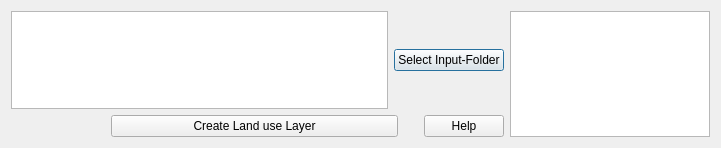
<?xml version="1.0" encoding="UTF-8"?>
<ui version="4.0">
 <class>Dialog</class>
 <widget class="QDialog" name="Dialog">
  <property name="geometry">
   <rect>
    <x>0</x>
    <y>0</y>
    <width>721</width>
    <height>148</height>
   </rect>
  </property>
  <property name="windowTitle">
   <string>Dialog</string>
  </property>
  <layout class="QHBoxLayout" name="horizontalLayout_2">
   <item>
    <layout class="QVBoxLayout" name="verticalLayout">
     <item>
      <layout class="QHBoxLayout" name="horizontalLayout">
       <item>
        <widget class="QTextEdit" name="outputPath"/>
       </item>
       <item>
        <widget class="QPushButton" name="onInputFolder">
         <property name="text">
          <string>Select Input-Folder</string>
         </property>
        </widget>
       </item>
      </layout>
     </item>
     <item>
      <layout class="QHBoxLayout" name="horizontalLayout_3">
       <item>
        <spacer name="horizontalSpacer">
         <property name="orientation">
          <enum>Qt::Horizontal</enum>
         </property>
         <property name="sizeType">
          <enum>QSizePolicy::Maximum</enum>
         </property>
         <property name="sizeHint" stdset="0">
          <size>
           <width>100</width>
           <height>20</height>
          </size>
         </property>
        </spacer>
       </item>
       <item>
        <widget class="QPushButton" name="onCreateLanduseLayer">
         <property name="text">
          <string>Create Land use Layer</string>
         </property>
        </widget>
       </item>
       <item>
        <widget class="QDialogButtonBox" name="onHelp">
         <property name="maximumSize">
          <size>
           <width>100</width>
           <height>16777215</height>
          </size>
         </property>
         <property name="orientation">
          <enum>Qt::Horizontal</enum>
         </property>
         <property name="standardButtons">
          <set>QDialogButtonBox::Help</set>
         </property>
        </widget>
       </item>
      </layout>
     </item>
    </layout>
   </item>
   <item>
    <widget class="QTextBrowser" name="textHelp">
     <property name="sizePolicy">
      <sizepolicy hsizetype="MinimumExpanding" vsizetype="Expanding">
       <horstretch>0</horstretch>
       <verstretch>0</verstretch>
      </sizepolicy>
     </property>
     <property name="maximumSize">
      <size>
       <width>200</width>
       <height>16777215</height>
      </size>
     </property>
    </widget>
   </item>
  </layout>
 </widget>
 <resources/>
 <connections>
  <connection>
   <sender>onHelp</sender>
   <signal>accepted()</signal>
   <receiver>Dialog</receiver>
   <slot>accept()</slot>
   <hints>
    <hint type="sourcelabel">
     <x>248</x>
     <y>254</y>
    </hint>
    <hint type="destinationlabel">
     <x>157</x>
     <y>274</y>
    </hint>
   </hints>
  </connection>
  <connection>
   <sender>onHelp</sender>
   <signal>rejected()</signal>
   <receiver>Dialog</receiver>
   <slot>reject()</slot>
   <hints>
    <hint type="sourcelabel">
     <x>316</x>
     <y>260</y>
    </hint>
    <hint type="destinationlabel">
     <x>286</x>
     <y>274</y>
    </hint>
   </hints>
  </connection>
 </connections>
</ui>
